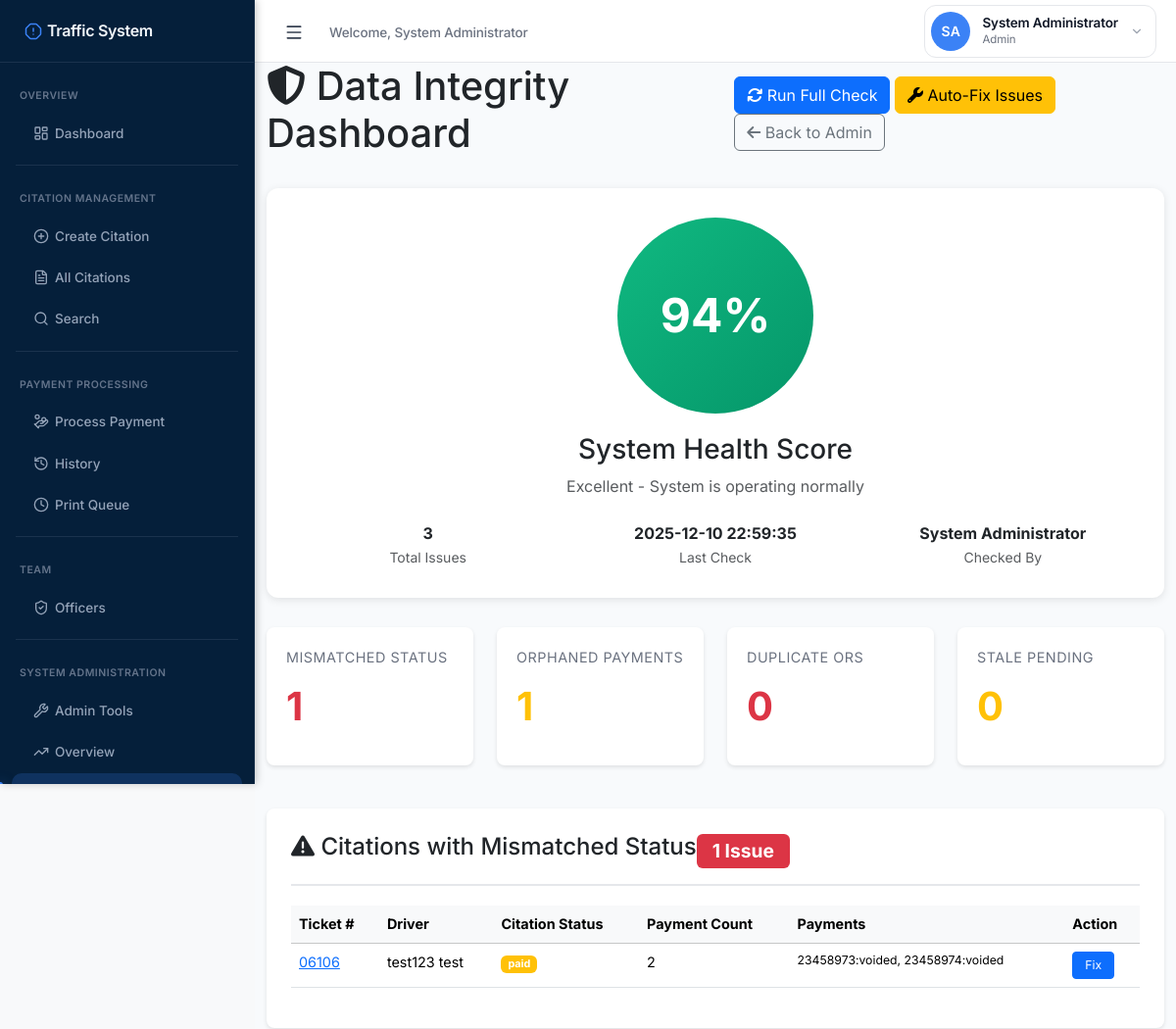
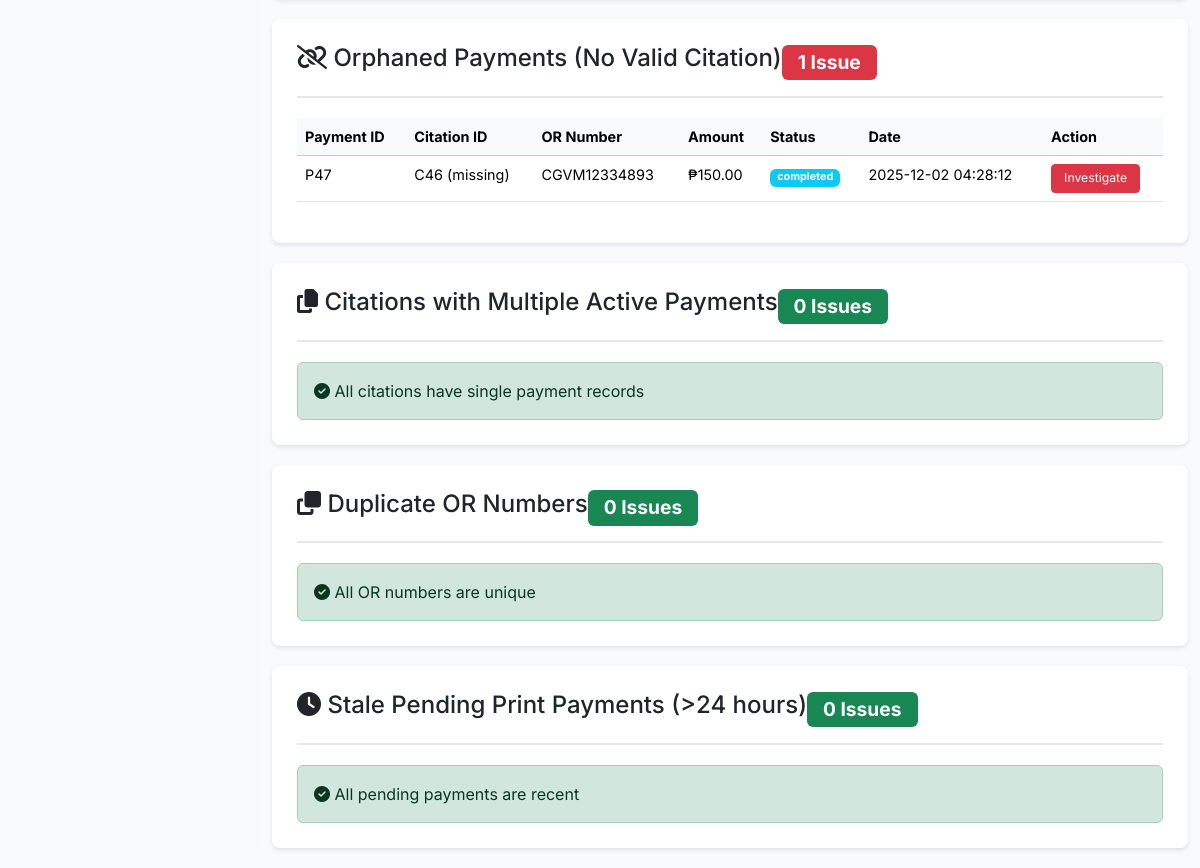
Screenshot of /admin/diagnostics/data_integrity_dashboard.php (signed in) with the database file from the repository (2 pictures, top to bottom).
### tables this page shows
CREATE TABLE `citations` (
  `citation_id` int(11) NOT NULL,
  `ticket_number` varchar(50) NOT NULL,
  `driver_id` int(11) DEFAULT NULL,
  `last_name` varchar(100) NOT NULL,
  `first_name` varchar(100) NOT NULL,
  `middle_initial` varchar(10) DEFAULT NULL,
  `suffix` varchar(20) DEFAULT NULL,
  `date_of_birth` date DEFAULT NULL,
  `age` int(11) DEFAULT NULL,
  `zone` varchar(50) DEFAULT NULL,
  `barangay` varchar(100) NOT NULL,
  `municipality` varchar(100) NOT NULL DEFAULT 'Baggao',
  `province` varchar(100) NOT NULL DEFAULT 'Cagayan',
  `license_number` varchar(50) DEFAULT NULL,
  `license_type` varchar(50) DEFAULT NULL,
  `plate_mv_engine_chassis_no` varchar(100) NOT NULL,
  `vehicle_description` text DEFAULT NULL,
  `apprehension_datetime` datetime NOT NULL,
  `place_of_apprehension` varchar(255) NOT NULL,
  `apprehension_officer` varchar(255) NOT NULL,
  `remarks` text DEFAULT NULL,
  `status` enum('pending','paid','contested','dismissed','void') NOT NULL DEFAULT 'pending',
  `payment_date` datetime DEFAULT NULL,
  `total_fine` decimal(10,2) DEFAULT 0.00,
  `created_at` datetime NOT NULL DEFAULT current_timestamp(),
  `updated_at` datetime DEFAULT NULL ON UPDATE current_timestamp(),
  `created_by` int(11) DEFAULT NULL,
  `deleted_at` datetime DEFAULT NULL COMMENT 'Soft delete timestamp',
  `deleted_by` int(11) DEFAULT NULL COMMENT 'User who deleted the citation',
  `deletion_reason` text DEFAULT NULL COMMENT 'Reason for deletion'
);

CREATE TABLE `payments` (
  `payment_id` int(11) NOT NULL,
  `citation_id` int(11) NOT NULL,
  `amount_paid` decimal(10,2) NOT NULL,
  `payment_method` enum('cash','check','online','gcash','paymaya','bank_transfer','money_order') NOT NULL DEFAULT 'cash',
  `payment_date` datetime NOT NULL,
  `reference_number` varchar(100) DEFAULT NULL COMMENT 'Check number, transaction ID, etc.',
  `receipt_number` varchar(50) NOT NULL COMMENT 'Official Receipt number',
  `collected_by` int(11) NOT NULL COMMENT 'User ID of cashier/collector',
  `check_number` varchar(50) DEFAULT NULL,
  `check_bank` varchar(100) DEFAULT NULL,
  `check_date` date DEFAULT NULL,
  `notes` text DEFAULT NULL,
  `status` enum('completed','pending','pending_print','failed','refunded','cancelled','voided') DEFAULT 'completed' COMMENT 'Payment status',
  `created_at` datetime DEFAULT current_timestamp(),
  `updated_at` datetime DEFAULT current_timestamp() ON UPDATE current_timestamp()
);

### admin/diagnostics/data_integrity_dashboard.php (the view, shortened to what the rows shown need)
<?php
$pdo = getPDO();
$stats = [
    'citations_with_mismatched_status' => 0,
    'orphaned_payments' => 0,
    'citations_with_multiple_payments' => 0,
    'voided_payments_not_logged' => 0,
    'or_number_duplicates' => 0,
    'or_number_gaps' => 0,
    'stale_pending_print' => 0,
    'trigger_errors_last_7_days' => 0
];
$issues = [
    'mismatched_status' => [],
    'orphaned_payments' => [],
    'multiple_payments' => [],
    'voided_not_logged' => [],
    'or_duplicates' => [],
    'or_gaps' => [],
    'stale_pending' => [],
    'trigger_errors' => []
];
try {
    $stmt = $pdo->query("
        SELECT
            c.citation_id,
            c.ticket_number,
            CONCAT(c.first_name, ' ', c.last_name) as driver_name,
            c.status as citation_status,
            COUNT(p.payment_id) as payment_count,
            GROUP_CONCAT(CONCAT(p.receipt_number, ':', p.status) ORDER BY p.created_at SEPARATOR ', ') as payments
        FROM citations c
        INNER JOIN payments p ON c.citation_id = p.citation_id
        WHERE c.deleted_at IS NULL
          AND (
              (c.status = 'pending' AND p.status = 'completed')
              OR
              (c.status = 'paid' AND p.status != 'completed')
          )
        GROUP BY c.citation_id
    ");
    $issues['mismatched_status'] = $stmt->fetchAll(PDO::FETCH_ASSOC);
    $stats['citations_with_mismatched_status'] = count($issues['mismatched_status']);
} catch (PDOException $e) {
    error_log("Dashboard error (mismatched status): " . $e->getMessage());
}
try {
    $stmt = $pdo->query("
        SELECT
            p.payment_id,
            p.citation_id,
            p.receipt_number,
            p.amount_paid,
            p.status,
            p.payment_date,
            p.payment_method
        FROM payments p
        LEFT JOIN citations c ON p.citation_id = c.citation_id
        WHERE c.citation_id IS NULL
          OR c.deleted_at IS NOT NULL
    ");
    $issues['orphaned_payments'] = $stmt->fetchAll(PDO::FETCH_ASSOC);
} catch (PDOException $e) {
    error_log("Dashboard error (orphaned payments): " . $e->getMessage());
}
try {
    $stmt = $pdo->query("
        SELECT
            c.citation_id,
            c.ticket_number,
            CONCAT(c.first_name, ' ', c.last_name) as driver_name,
            c.status,
            COUNT(p.payment_id) as payment_count,
            GROUP_CONCAT(CONCAT(p.receipt_number, ' (', p.status, ')') ORDER BY p.created_at SEPARATOR ', ') as all_payments,
            SUM(CASE WHEN p.status = 'completed' THEN p.amount_paid ELSE 0 END) as total_completed
        FROM citations c
        INNER JOIN payments p ON c.citation_id = p.citation_id
        WHERE c.deleted_at IS NULL
          AND p.status NOT IN ('voided', 'cancelled')
        GROUP BY c.citation_id
        HAVING payment_count > 1
    ");
    $issues['multiple_payments'] = $stmt->fetchAll(PDO::FETCH_ASSOC);
} catch (PDOException $e) {
    error_log("Dashboard error (multiple payments): " . $e->getMessage());
}
try {
    $stmt = $pdo->query("SHOW TABLES LIKE 'audit_logs'");
    if ($stmt->rowCount() > 0) {
        $stmt = $pdo->query("
            SELECT
                p.payment_id,
                p.receipt_number,
                p.citation_id,
                c.ticket_number,
                p.amount_paid,
                p.status,
                p.updated_at,
                (SELECT COUNT(*) FROM audit_logs WHERE entity_id = p.payment_id AND action_type = 'payment_voided') as has_audit
            FROM payments p
            LEFT JOIN citations c ON p.citation_id = c.citation_id
            WHERE p.status = 'voided'
            HAVING has_audit = 0
        ");
        $issues['voided_not_logged'] = $stmt->fetchAll(PDO::FETCH_ASSOC);
    }
} catch (PDOException $e) {
    error_log("Dashboard error (voided payments): " . $e->getMessage());
}
try {
    $stmt = $pdo->query("
        SELECT
            p.receipt_number,
            COUNT(*) as usage_count,
            GROUP_CONCAT(CONCAT('P', p.payment_id, '(', p.status, ')') ORDER BY p.payment_date SEPARATOR ', ') as payment_ids,
            GROUP_CONCAT(DISTINCT c.ticket_number ORDER BY p.payment_date SEPARATOR ', ') as ticket_numbers
        FROM payments p
        LEFT JOIN citations c ON p.citation_id = c.citation_id
        WHERE p.status NOT IN ('voided', 'cancelled')
        GROUP BY p.receipt_number
        HAVING usage_count > 1
    ");
    $issues['or_duplicates'] = $stmt->fetchAll(PDO::FETCH_ASSOC);
} catch (PDOException $e) {
    error_log("Dashboard error (OR duplicates): " . $e->getMessage());
}
try {
    $stmt = $pdo->query("
        SELECT
            receipt_number,
            CAST(SUBSTRING(receipt_number, 5) AS UNSIGNED) as or_number
        FROM payments
        WHERE receipt_number LIKE 'CGVM%'
          AND status NOT IN ('voided', 'cancelled')
        ORDER BY or_number
    ");
    $allOrs = $stmt->fetchAll(PDO::FETCH_ASSOC);
    if (count($allOrs) > 1) {
        $gaps = [];
        for ($i = 0; $i < count($allOrs) - 1; $i++) {
            $current = $allOrs[$i]['or_number'];
            $next = $allOrs[$i + 1]['or_number'];
            if ($next - $current > 1) {
                $gapCount = $next - $current - 1;
                if ($gapCount <= 10) {
                    $missingNumbers = [];
                    for ($j = $current + 1; $j < $next; $j++) {
                        $missingNumbers[] = 'CGVM' . str_pad($j, 8, '0', STR_PAD_LEFT);
                    }
                    $gaps[] = [
                        'after' => $allOrs[$i]['receipt_number'],
                        'before' => $allOrs[$i + 1]['receipt_number'],
                        'gap_count' => $gapCount,
                        'missing_numbers' => implode(', ', $missingNumbers)
                    ];
                }
            }
        }
        $issues['or_gaps'] = $gaps;
    }
} catch (PDOException $e) {
    error_log("Dashboard error (OR gaps): " . $e->getMessage());
}
try {
    $stmt = $pdo->query("
        SELECT
            p.payment_id,
            p.citation_id,
            c.ticket_number,
            p.receipt_number,
            p.amount_paid,
            p.created_at,
            TIMESTAMPDIFF(HOUR, p.created_at, NOW()) as hours_pending,
            u.full_name as collected_by_name
        FROM payments p
        INNER JOIN citations c ON p.citation_id = c.citation_id
        LEFT JOIN users u ON p.collected_by = u.user_id
        WHERE p.status = 'pending_print'
          AND TIMESTAMPDIFF(HOUR, p.created_at, NOW()) > 24
          AND c.deleted_at IS NULL
        ORDER BY p.created_at ASC
    ");
    $issues['stale_pending'] = $stmt->fetchAll(PDO::FETCH_ASSOC);
} catch (PDOException $e) {
    error_log("Dashboard error (stale pending): " . $e->getMessage());
}
try {
    $stmt = $pdo->query("SHOW TABLES LIKE 'trigger_error_log'");
    if ($stmt->rowCount() > 0) {
        $stmt = $pdo->query("
            SELECT
                log_id,
                trigger_name,
                error_message,
                citation_id,
                payment_id,
                created_at
            FROM trigger_error_log
            WHERE created_at >= DATE_SUB(NOW(), INTERVAL 7 DAY)
            ORDER BY created_at DESC
            LIMIT 50
        ");
        $issues['trigger_errors'] = $stmt->fetchAll(PDO::FETCH_ASSOC);
    }
} catch (PDOException $e) {
    error_log("Dashboard error (trigger errors): " . $e->getMessage());
}
?>
<!DOCTYPE html>
<html lang="en">
<head>
    <link href="https://cdn.jsdelivr.net/npm/bootstrap@5.3.3/dist/css/bootstrap.min.css" rel="stylesheet">
    <link rel="stylesheet" href="https://cdnjs.cloudflare.com/ajax/libs/font-awesome/6.4.2/css/all.min.css">
</head>
<body>
    <?php include '../../public/sidebar.php'; ?>
    <div class="content">
        <div class="container-fluid">
            <div class="d-flex justify-content-between align-items-center mb-4">
                <h1><i class="fas fa-shield-alt"></i> Data Integrity Dashboard</h1>
            </div>
            <?php
            function renderIssueSection($title, $icon, $count, $tableHeaders, $tableRows, $emptyMessage = "No issues found") {
                ?>
                <div class="issue-section">
                    <?php if ($count > 0): ?>
                        <div class="table-responsive">
                            <table class="table table-hover">
                                <thead class="table-light">
                                    <tr>
                                        <?php foreach ($tableHeaders as $header): ?>
                                            <th><?= $header ?></th>
                                        <?php endforeach; ?>
                                    </tr>
                                </thead>
                                <tbody>
                                    <?= $tableRows ?>
                                </tbody>
                            </table>
                        </div>
                    <?php else: ?>
                        <div class="alert alert-success mb-0">
                            <i class="fas fa-check-circle"></i> <?= $emptyMessage ?>
                        </div>
                    <?php endif; ?>
                </div>
                <?php
            }
            ?>
            <?php
            foreach ($issues['mismatched_status'] as $row) {
                echo "<tr>";
                echo "<td><a href='/tmg/public/view_citation.php?id={$row['citation_id']}'>{$row['ticket_number']}</a></td>";
                echo "<td>{$row['driver_name']}</td>";
                echo "<td><span class='badge bg-warning'>{$row['citation_status']}</span></td>";
                echo "<td>{$row['payment_count']}</td>";
                echo "<td style='font-size: 0.85em;'>{$row['payments']}</td>";
                echo "<td><a href='../maintenance/fix_pending_paid_citations.php' class='btn btn-sm btn-primary btn-action'>Fix</a></td>";
                echo "</tr>";
            }
            $tableRows = ob_get_clean();
            renderIssueSection(
                "Citations with Mismatched Status",
                "fas fa-exclamation-triangle",
                $stats['citations_with_mismatched_status'],
                ["Ticket #", "Driver", "Citation Status", "Payment Count", "Payments", "Action"],
                $tableRows,
                "All citations have correct status matching their payments"
            );
            ?>
            <?php
            foreach ($issues['orphaned_payments'] as $row) {
                echo "<tr>";
                echo "<td>P{$row['payment_id']}</td>";
                echo "<td>C{$row['citation_id']} (missing)</td>";
                echo "<td>{$row['receipt_number']}</td>";
                echo "<td>₱" . number_format($row['amount_paid'], 2) . "</td>";
                echo "<td><span class='badge bg-info'>{$row['status']}</span></td>";
                echo "<td>{$row['payment_date']}</td>";
                echo "<td><a href='investigate_citation_payment_inconsistency.php' class='btn btn-sm btn-danger btn-action'>Investigate</a></td>";
                echo "</tr>";
            }
            ?>
        </div>
    </div>
</body>
</html>

### rows the page displays
citations: ticket_number "06106", driver_name "test123 test", status "paid", payment_count "2", payments "23458973:voided, 23458974:voided"
payments: payment_id "47", citation "46", receipt_number "CGVM12334893", amount_paid "150.00", status "completed", payment_date "2025-12-02 04:28:12"

### other values shown
$_SESSION['full_name'] "System Administrator"
$initials "SA"
$_SESSION['user_role'] "Admin"
$health_score "94"
$total_issues "3"
$stats['citations_with_mismatched_status'] "1"
$stats['orphaned_payments'] "1"
$stats['or_number_duplicates'] "0"
$stats['stale_pending_print'] "0"
$title "Citations with Mismatched Status Orphaned Payments (No Valid Citation) Citations with Multiple Active Payments Duplicate OR Numbers Stale Pending Print Payments (>24 hours)"
$count "1 1 0 0 0"
$header "Ticket #"
$header "Driver"
$header "Citation Status"
$header "Payment Count"
